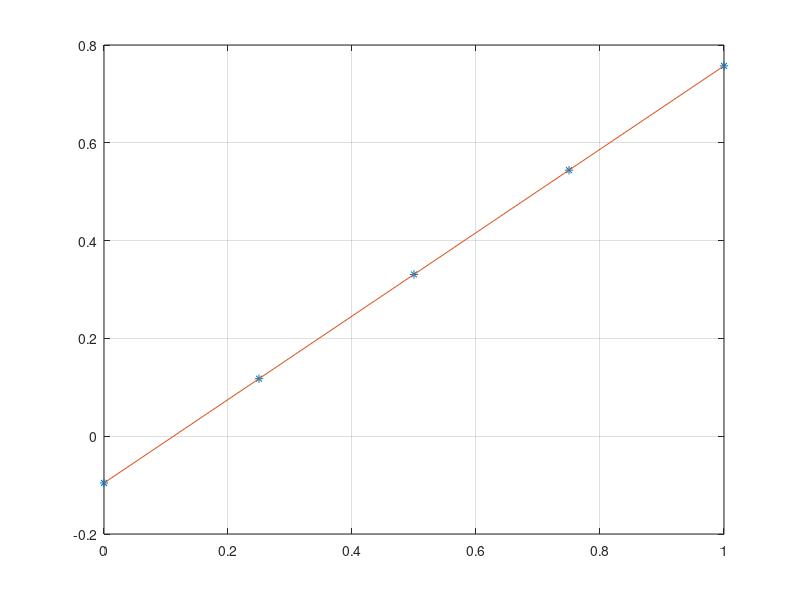

Reproduce this figure in MATLAB.
clc;
clear;
close all;

% Input
x = [0, 0.25, 0.5, 0.75, 1];
F = @(x)(x.*sin(x));

% Algorithm
y = F(x');
n = length(y);

A = [n, sum(x); sum(x), sum(x.^2)];
B = [sum(y); x*y];

ba = A\B;

% Output
fprintf('|%.10f\t%.10f\t||b| |%.10f\t|\n', A(1,1), A(1, 2), B(1));
fprintf('|%.10f\t%.10f\t||a|=|%.10f\t|\n', A(2,1), A(2, 2), B(2));
fprintf('\n|b| |%.10f\t|\n|a|=|%.10f\t|\n', ba(1), ba(2));
fprintf('\ny = a*x + b = %.10f*x + %.10f\n', ba(2), ba(1));

% Plot
y = [ones(n, 1), x']*ba;
plot(x, y, '*', x, y, '-');
grid on;

% **************************************************^**************************************************
% *****************************# Copyright by Ali Forouzandeh Hafshejani #*****************************
% ******************************# Scientific Computing Specialist 20@20 #******************************
% **************************************************^**************************************************